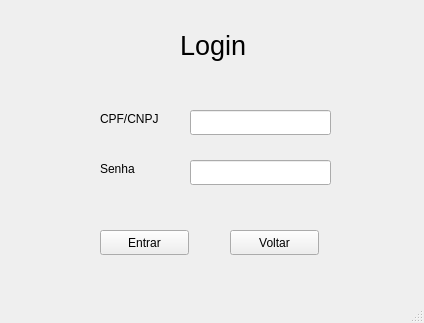
<?xml version="1.0" encoding="UTF-8"?>
<ui version="4.0">
 <class>MainWindow</class>
 <widget class="QMainWindow" name="MainWindow">
  <property name="geometry">
   <rect>
    <x>0</x>
    <y>0</y>
    <width>424</width>
    <height>323</height>
   </rect>
  </property>
  <property name="windowTitle">
   <string>MainWindow</string>
  </property>
  <widget class="QWidget" name="centralwidget">
   <widget class="QLabel" name="label">
    <property name="geometry">
     <rect>
      <x>180</x>
      <y>30</y>
      <width>81</width>
      <height>31</height>
     </rect>
    </property>
    <property name="font">
     <font>
      <pointsize>20</pointsize>
     </font>
    </property>
    <property name="text">
     <string>Login</string>
    </property>
   </widget>
   <widget class="QLabel" name="label_2">
    <property name="geometry">
     <rect>
      <x>100</x>
      <y>110</y>
      <width>67</width>
      <height>17</height>
     </rect>
    </property>
    <property name="text">
     <string>CPF/CNPJ</string>
    </property>
   </widget>
   <widget class="QLabel" name="label_3">
    <property name="geometry">
     <rect>
      <x>100</x>
      <y>160</y>
      <width>67</width>
      <height>17</height>
     </rect>
    </property>
    <property name="text">
     <string>Senha</string>
    </property>
   </widget>
   <widget class="QLineEdit" name="lineEdit">
    <property name="geometry">
     <rect>
      <x>190</x>
      <y>110</y>
      <width>141</width>
      <height>25</height>
     </rect>
    </property>
   </widget>
   <widget class="QLineEdit" name="lineEdit_2">
    <property name="geometry">
     <rect>
      <x>190</x>
      <y>160</y>
      <width>141</width>
      <height>25</height>
     </rect>
    </property>
   </widget>
   <widget class="QPushButton" name="pushButton">
    <property name="geometry">
     <rect>
      <x>100</x>
      <y>230</y>
      <width>89</width>
      <height>25</height>
     </rect>
    </property>
    <property name="text">
     <string>Entrar</string>
    </property>
   </widget>
   <widget class="QPushButton" name="pushButton_2">
    <property name="geometry">
     <rect>
      <x>230</x>
      <y>230</y>
      <width>89</width>
      <height>25</height>
     </rect>
    </property>
    <property name="text">
     <string>Voltar</string>
    </property>
   </widget>
  </widget>
  <widget class="QStatusBar" name="statusbar"/>
 </widget>
 <resources/>
 <connections/>
</ui>
